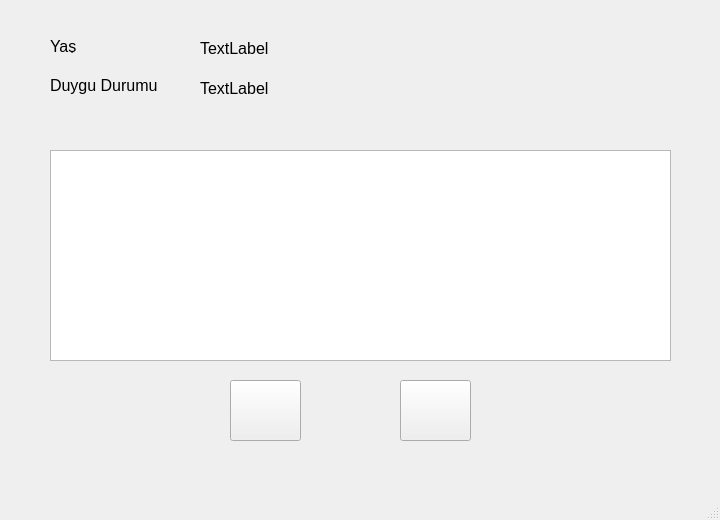
<?xml version="1.0" encoding="UTF-8"?>
<ui version="4.0">
 <class>chatBotWindow</class>
 <widget class="QMainWindow" name="chatBotWindow">
  <property name="geometry">
   <rect>
    <x>0</x>
    <y>0</y>
    <width>720</width>
    <height>520</height>
   </rect>
  </property>
  <property name="font">
   <font>
    <pointsize>12</pointsize>
   </font>
  </property>
  <property name="windowTitle">
   <string>MainWindow</string>
  </property>
  <widget class="QWidget" name="centralwidget">
   <widget class="QLabel" name="ageLabel">
    <property name="geometry">
     <rect>
      <x>50</x>
      <y>40</y>
      <width>47</width>
      <height>13</height>
     </rect>
    </property>
    <property name="text">
     <string>Yaş</string>
    </property>
   </widget>
   <widget class="QLabel" name="emotionLabel">
    <property name="geometry">
     <rect>
      <x>50</x>
      <y>70</y>
      <width>131</width>
      <height>31</height>
     </rect>
    </property>
    <property name="text">
     <string>Duygu Durumu</string>
    </property>
   </widget>
   <widget class="QLabel" name="ageValueLabel">
    <property name="geometry">
     <rect>
      <x>200</x>
      <y>40</y>
      <width>81</width>
      <height>16</height>
     </rect>
    </property>
    <property name="text">
     <string>TextLabel</string>
    </property>
   </widget>
   <widget class="QLabel" name="emotionValueLabel">
    <property name="geometry">
     <rect>
      <x>200</x>
      <y>80</y>
      <width>101</width>
      <height>16</height>
     </rect>
    </property>
    <property name="text">
     <string>TextLabel</string>
    </property>
   </widget>
   <widget class="QPushButton" name="likeButton">
    <property name="geometry">
     <rect>
      <x>230</x>
      <y>380</y>
      <width>71</width>
      <height>61</height>
     </rect>
    </property>
    <property name="icon">
     <iconset>
      <normaloff>icons/like.ico</normaloff>icons/like.ico</iconset>
    </property>
    <property name="iconSize">
     <size>
      <width>48</width>
      <height>48</height>
     </size>
    </property>
   </widget>
   <widget class="QPushButton" name="dislikeButton">
    <property name="geometry">
     <rect>
      <x>400</x>
      <y>380</y>
      <width>71</width>
      <height>61</height>
     </rect>
    </property>
    <property name="text">
     <string/>
    </property>
    <property name="icon">
     <iconset>
      <normaloff>icons/dislike.ico</normaloff>icons/dislike.ico</iconset>
    </property>
    <property name="iconSize">
     <size>
      <width>48</width>
      <height>48</height>
     </size>
    </property>
   </widget>
   <widget class="QListWidget" name="listWidget">
    <property name="geometry">
     <rect>
      <x>50</x>
      <y>150</y>
      <width>621</width>
      <height>211</height>
     </rect>
    </property>
    <property name="font">
     <font>
      <pointsize>12</pointsize>
     </font>
    </property>
    <property name="verticalScrollBarPolicy">
     <enum>Qt::ScrollBarAsNeeded</enum>
    </property>
    <property name="horizontalScrollBarPolicy">
     <enum>Qt::ScrollBarAlwaysOff</enum>
    </property>
    <property name="sizeAdjustPolicy">
     <enum>QAbstractScrollArea::AdjustIgnored</enum>
    </property>
    <property name="verticalScrollMode">
     <enum>QAbstractItemView::ScrollPerItem</enum>
    </property>
    <property name="horizontalScrollMode">
     <enum>QAbstractItemView::ScrollPerItem</enum>
    </property>
    <property name="isWrapping" stdset="0">
     <bool>false</bool>
    </property>
    <property name="wordWrap">
     <bool>true</bool>
    </property>
   </widget>
   <widget class="QLabel" name="photoLabel">
    <property name="geometry">
     <rect>
      <x>520</x>
      <y>10</y>
      <width>151</width>
      <height>131</height>
     </rect>
    </property>
    <property name="text">
     <string/>
    </property>
    <property name="scaledContents">
     <bool>true</bool>
    </property>
   </widget>
  </widget>
  <widget class="QMenuBar" name="menubar">
   <property name="geometry">
    <rect>
     <x>0</x>
     <y>0</y>
     <width>720</width>
     <height>21</height>
    </rect>
   </property>
  </widget>
  <widget class="QStatusBar" name="statusbar"/>
 </widget>
 <resources/>
 <connections/>
</ui>
